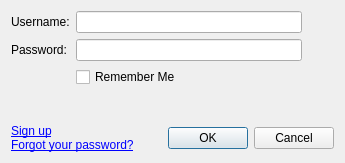
<?xml version="1.0" encoding="UTF-8"?>
<ui version="4.0">
 <class>LoginDialog</class>
 <widget class="QDialog" name="LoginDialog">
  <property name="geometry">
   <rect>
    <x>0</x>
    <y>0</y>
    <width>345</width>
    <height>163</height>
   </rect>
  </property>
  <property name="sizePolicy">
   <sizepolicy hsizetype="Preferred" vsizetype="MinimumExpanding">
    <horstretch>0</horstretch>
    <verstretch>0</verstretch>
   </sizepolicy>
  </property>
  <property name="windowTitle">
   <string>Log in to Last.fm</string>
  </property>
  <layout class="QVBoxLayout">
   <property name="spacing">
    <number>0</number>
   </property>
   <item>
    <layout class="QHBoxLayout">
     <property name="spacing">
      <number>0</number>
     </property>
     <item>
      <layout class="QGridLayout">
       <property name="rightMargin">
        <number>0</number>
       </property>
       <property name="spacing">
        <number>6</number>
       </property>
       <item row="0" column="0">
        <widget class="QLabel" name="label_2">
         <property name="sizePolicy">
          <sizepolicy hsizetype="Maximum" vsizetype="Fixed">
           <horstretch>0</horstretch>
           <verstretch>0</verstretch>
          </sizepolicy>
         </property>
         <property name="text">
          <string>Username:</string>
         </property>
        </widget>
       </item>
       <item row="1" column="0">
        <widget class="QLabel" name="label_3">
         <property name="sizePolicy">
          <sizepolicy hsizetype="Maximum" vsizetype="Fixed">
           <horstretch>0</horstretch>
           <verstretch>0</verstretch>
          </sizepolicy>
         </property>
         <property name="text">
          <string>Password:</string>
         </property>
         <property name="buddy">
          <cstring>password</cstring>
         </property>
        </widget>
       </item>
       <item row="1" column="1">
        <widget class="QLineEdit" name="password">
         <property name="sizePolicy">
          <sizepolicy hsizetype="Expanding" vsizetype="Fixed">
           <horstretch>0</horstretch>
           <verstretch>0</verstretch>
          </sizepolicy>
         </property>
         <property name="echoMode">
          <enum>QLineEdit::Password</enum>
         </property>
        </widget>
       </item>
       <item row="0" column="1">
        <widget class="QLineEdit" name="username"/>
       </item>
       <item row="2" column="1">
        <widget class="QCheckBox" name="remember">
         <property name="focusPolicy">
          <enum>Qt::StrongFocus</enum>
         </property>
         <property name="text">
          <string>Remember Me</string>
         </property>
        </widget>
       </item>
      </layout>
     </item>
     <item>
      <spacer>
       <property name="orientation">
        <enum>Qt::Horizontal</enum>
       </property>
       <property name="sizeType">
        <enum>QSizePolicy::Fixed</enum>
       </property>
       <property name="sizeHint" stdset="0">
        <size>
         <width>16</width>
         <height>16</height>
        </size>
       </property>
      </spacer>
     </item>
     <item>
      <layout class="QVBoxLayout">
       <property name="spacing">
        <number>0</number>
       </property>
       <item>
        <widget class="SpinnerLabel" name="spinner">
         <property name="minimumSize">
          <size>
           <width>16</width>
           <height>0</height>
          </size>
         </property>
         <property name="text">
          <string/>
         </property>
        </widget>
       </item>
       <item>
        <spacer>
         <property name="orientation">
          <enum>Qt::Vertical</enum>
         </property>
         <property name="sizeHint" stdset="0">
          <size>
           <width>0</width>
           <height>20</height>
          </size>
         </property>
        </spacer>
       </item>
      </layout>
     </item>
    </layout>
   </item>
   <item>
    <spacer>
     <property name="orientation">
      <enum>Qt::Vertical</enum>
     </property>
     <property name="sizeType">
      <enum>QSizePolicy::Expanding</enum>
     </property>
     <property name="sizeHint" stdset="0">
      <size>
       <width>314</width>
       <height>16</height>
      </size>
     </property>
    </spacer>
   </item>
   <item>
    <layout class="QHBoxLayout">
     <item>
      <widget class="QLabel" name="urls">
       <property name="text">
        <string>&lt;a href='http://last.fm/join/'&gt;Sign up&lt;/a&gt;&lt;br&gt;&lt;a href='http://last.fm/settings/lostpassword/'&gt;Forgot your password?&lt;/a&gt;</string>
       </property>
      </widget>
     </item>
     <item>
      <widget class="QDialogButtonBox" name="buttonBox">
       <property name="standardButtons">
        <set>QDialogButtonBox::Cancel|QDialogButtonBox::Ok</set>
       </property>
      </widget>
     </item>
    </layout>
   </item>
  </layout>
 </widget>
 <customwidgets>
  <customwidget>
   <class>SpinnerLabel</class>
   <extends>QLabel</extends>
   <header>lib/unicorn/widgets/SpinnerLabel.h</header>
  </customwidget>
 </customwidgets>
 <tabstops>
  <tabstop>username</tabstop>
  <tabstop>password</tabstop>
  <tabstop>remember</tabstop>
  <tabstop>buttonBox</tabstop>
 </tabstops>
 <resources>
  <include location="../qrc/unicorn.qrc"/>
 </resources>
 <connections/>
</ui>
